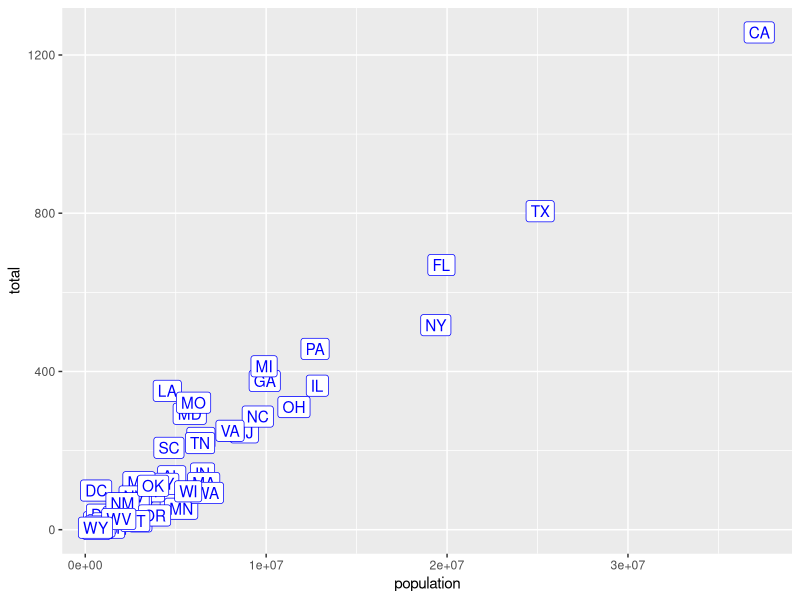
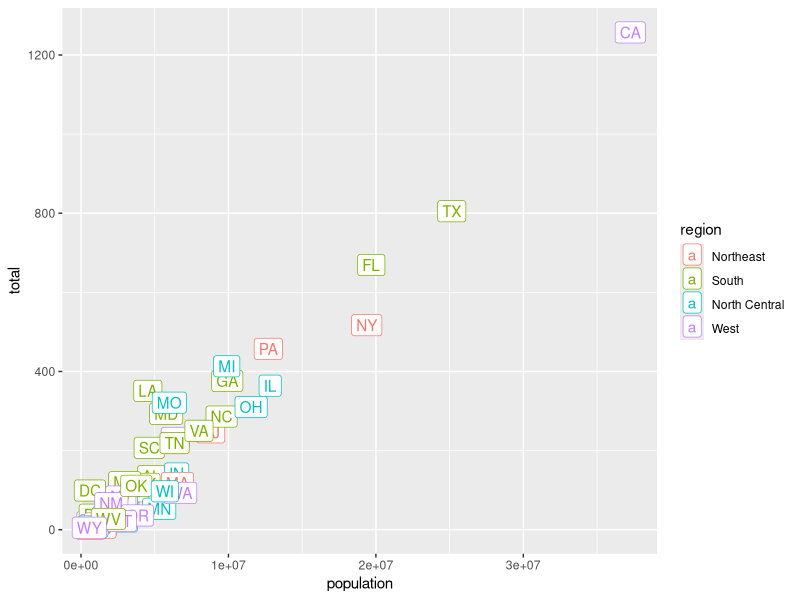
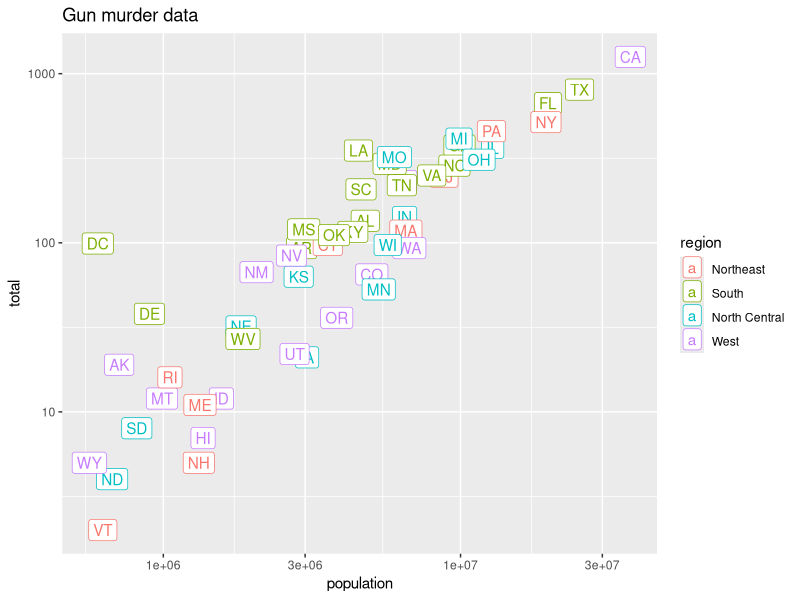

Here is the R script that generated these plots, in order:
#Suppose we can't make a plot and want to compare the distributions side by side.
#If the number of data points is large, listing all the numbers is inpractical. 
#A more practical approach is to look at the percentiles.

library(dslabs)
data(heights)
male <- heights$height[heights$sex=="Male"]
female <- heights$height[heights$sex=="Female"]

female_percentiles <- quantile(female, seq(0.1, 0.9, 0.2))
male_percentiles <- quantile(male, seq(0.1, 0.9, 0.2))

df <- data.frame(female = female_percentiles, male = male_percentiles)
print(df)

#GG  PLOT BASICS
library(dplyr)
#tidyverse library contains bothe dplyr and ggplot2
library(ggplot2)
#with ggplot2, plots can be saved as objects
library(dslabs)
data(heights)
data(murders)
p <- ggplot(murders)
#p <- murders %>% ggplot()    -> can be used if we load dplyr package
class(p)


#To create a scatter plot, we add a layer with the function geom_point.
#murders %>% ggplot(aes(x =population , y =total )) +
#  geom_point()

#similar result in a different way
#murders %>% ggplot(aes(population, total)) +
#  geom_point()


#Add labels to the points on a plot.
names(murders)
murders %>% ggplot(aes(population, total,label= abb)) +
  geom_label(color = "blue")
#color and col are equivalent

#to add color region wise
murders %>% ggplot(aes(population, total, label = abb, color = region)) +
  geom_label()

#Change the axes to log scales to account for the fact that the population distribution is skewed.
p <- murders %>% ggplot(aes(population, total, label = abb, color = region)) + geom_label() + ggtitle("Gun murder data")
## add layers to p here
p + scale_x_log10() + scale_y_log10()
#o change the x-axis to a log scale use scale_x_log10() function. 
#We can change the axis by adding this layer to the object p to change the scale and 
#render the plot
